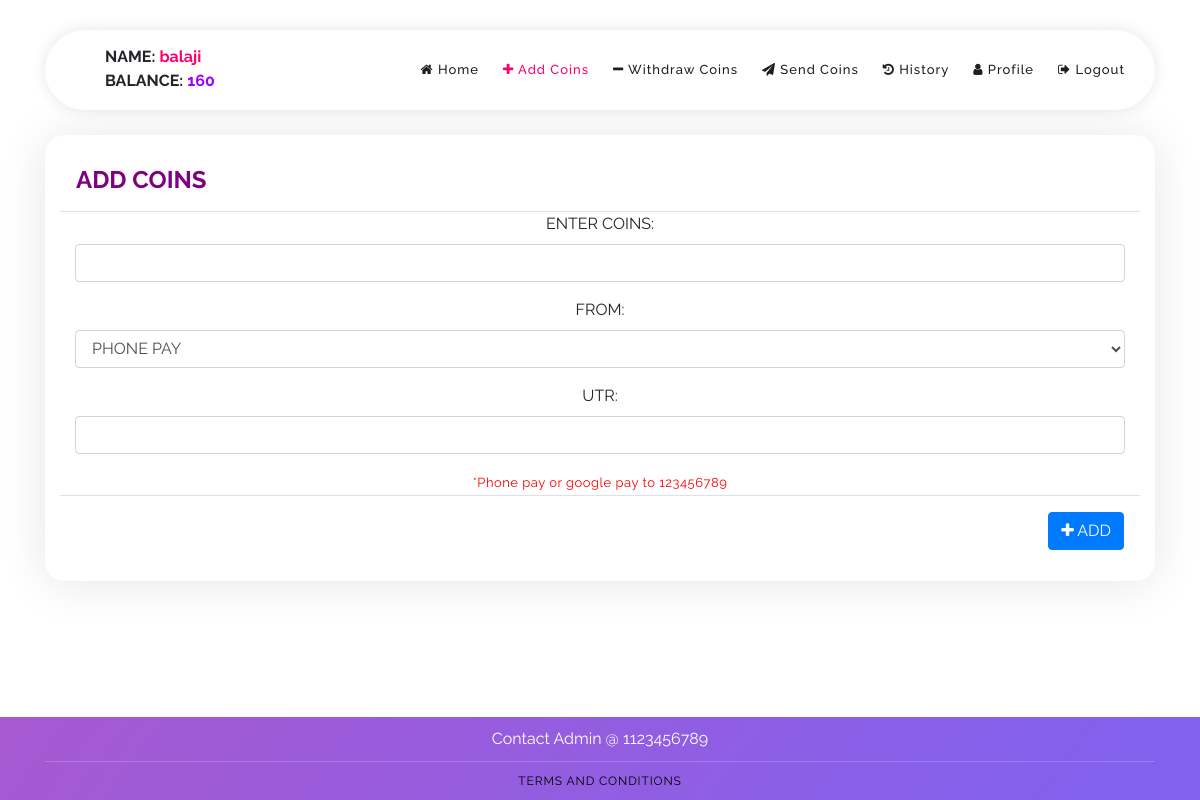
Screenshot of /add_coins_view.php (signed in) with the database file from the repository.
### tables this page shows
CREATE TABLE `users` (
  `user_id` bigint(20) NOT NULL,
  `user_password` varchar(5000) NOT NULL,
  `first_name` varchar(500) NOT NULL,
  `user_phone` bigint(20) NOT NULL,
  `user_email` varchar(100) NOT NULL,
  `user_photo` varchar(2000) NOT NULL,
  `user_status` tinyint(1) NOT NULL,
  `user_code` varchar(50) NOT NULL,
  `user_delete` tinyint(1) NOT NULL,
  `user_added_date` varchar(50) NOT NULL,
  `user_amount` float NOT NULL,
  `updated_by_id` bigint(20) NOT NULL,
  `req` tinyint(1) NOT NULL,
  `last_login` bigint(20) NOT NULL,
  `last_login_time` varchar(25) NOT NULL
);

CREATE TABLE `message` (
  `message_id` int(20) NOT NULL,
  `main` varchar(5000) NOT NULL,
  `recharge` varchar(5000) NOT NULL,
  `withdraw` varchar(5000) NOT NULL,
  `minimum_withdraw` int(11) NOT NULL,
  `minimum_stars_to_create` int(11) NOT NULL,
  `new_login` int(11) NOT NULL,
  `terms_conditions` varchar(10000) NOT NULL,
  `comission` varchar(500) NOT NULL,
  `reload` bigint(20) NOT NULL,
  `background` varchar(1000) NOT NULL,
  `logo` varchar(1000) NOT NULL,
  `video` varchar(1000) NOT NULL,
  `ipagecolor` varchar(100) NOT NULL,
  `ifontcolor` varchar(100) NOT NULL,
  `ipagefont` varchar(250) NOT NULL,
  `ibgcolor` varchar(100) NOT NULL,
  `abgcolor` varchar(100) NOT NULL,
  `pbgcolor` varchar(100) NOT NULL,
  `sbgcolor` varchar(100) NOT NULL,
  `iwinpagecolor` varchar(100) NOT NULL,
  `ipagefontsize` int(11) NOT NULL,
  `ipaymentcolor` varchar(200) NOT NULL,
  `adminphone` varchar(25) NOT NULL
);

### includes/session.php (called while the page is built, shortened)
<?php
	include 'conn.php';
	if(isset($_SESSION['ese_never'])){
		$conn = $pdo->open();
		try{
			$stmt = $conn->prepare("SELECT * FROM users WHERE user_id=:id");
			$stmt->execute(['id'=>$_SESSION['never_id']]);
			$user = $stmt->fetch();
		}
		catch(PDOException $e){
			echo "There is some problem in connection: " . $e->getMessage();
		}
	}
?>

### add_coins_view.php (the view, shortened to what this page needs)
<!DOCTYPE html>
<?php include 'includes/session.php';
    header('location: login.php'); ?>
<html lang="en">
<head>
    <link rel="stylesheet" href="bower_components/font-awesome/css/font-awesome.min.css">
    <link rel="stylesheet" type="text/css" href="assets/css/bootstrap.min.css">
    <link rel="stylesheet" href="assets/css/templatemo-softy-pinko.css">
</head>
<body>
    <header class="header-area header-sticky">
        <div class="container">
            <div class="row">
                <div class="col-12">
                    <nav class="main-nav">
                        <a class="logo">
                              <?php
                              echo "<b>NAME:</b> <b style='color:#ff006a;'>".$user['first_name'].'</b>';echo '<br>';
                              echo "<b>BALANCE:</b> <b style='color:rgb(153, 0, 255);'>".$user['user_amount'].'</b>';echo '<br>';
                            ?>
                        </a>
                        <ul class="nav">
                            <li><a href="index.php"><i class="fa fa-home" aria-hidden="true"></i> Home</a></li>
                            <li><a href="add_coins_view.php" class="active"><i class="fa fa-plus" aria-hidden="true"></i> Add Coins</a></li>
                            <li><a href="withdraw_coins_view.php"><i class="fa fa-minus" aria-hidden="true"></i> Withdraw Coins</a></li>
                            <li><a href="send_coins_view.php"><i class="fa fa-paper-plane" aria-hidden="true"></i> Send Coins</a></li>
                            <li><a href="history_view.php"><i class="fa fa-history" aria-hidden="true"></i> History</a></li>
                            <li><a href="profile.php"><i class="fa fa-user" aria-hidden="true"></i> Profile</a></li>
                            <li><a href="logout.php"><i class="fa fa-sign-out" aria-hidden="true"></i> Logout</a></li>
                        </ul>
                    </nav>
                </div>
            </div>
        </div>
    </header>
    <section class="section home-feature">
        <div class="container">
            <div class="row">
                <div class="col-lg-12">
                    <div class="row">
                        <div class="col-lg-12 col-md-6 col-sm-6 col-12" data-scroll-reveal="enter bottom move 50px over 0.6s after 0.2s">
                            <div class="features-small-item">
                                <div class="modal-header">
                                    <h4 style="color: purple;"><b>ADD COINS </b></h4>
                                </div>
                       <form class="form-horizontal" method="POST" action="add_coins.php" autocomplete="off">
                                    <div class="form-group ">
                                        <label for="coin" class="col-sm-3 control-label ">ENTER COINS: </label>
                                        <div class="col-sm-12">
                                            <input class="form-control" type="number" name="coin" id="coin" required>
                                        </div>
                                    </div>
                                    <div class="form-group">
                                        <label for="type" class="col-sm-3 control-label">FROM: </label>
                                        <div class="col-sm-12">
                                            <select name="type" class="form-control" required>
                                                <option value="PHONE PAY">PHONE PAY</option>
                                            </select>
                                        </div>
                                    </div>
                                    <div class="form-group">
                                        <label for="utr" class="col-sm-3 control-label">UTR: </label>
                                        <div class="col-sm-12">
                                            <input class="form-control" type="text" name="utr" id="utr" minlength="12" maxlength="12" required>
                                        </div>
                                    </div>
                                    <p style="color: red;">*<?php
                                        $conn = $pdo->open();
                                        $stmt = $conn->prepare("SELECT recharge FROM message");
                                        $stmt->execute();
                                        foreach ($stmt as $row)
                                            if (!empty($row['recharge']))
                                            echo $row['recharge'];?></p>
                                    <div class="modal-footer">
                                        <button type="submit" class="btn btn-primary btn-flat" name="add"><i class="fa fa-plus"></i> ADD</button>
                                    </div>
                                </form>
                            </div>
                        </div>
                    </div>
                </div>
            </div>
        </div>
    </section>
    <footer>
        <div class="container">
            <div class="row">
                <div class="col-lg-12 col-md-12 col-sm-12">
                    <ul class="social">
                        <p style="color:white;">Contact Admin @ <?php
                                        $conn = $pdo->open();
                                        $stmt = $conn->prepare("SELECT adminphone FROM message");
                                        $stmt->execute();
                                        foreach ($stmt as $row)
                                            if (!empty($row['adminphone']))
                                            echo $row['adminphone'];?></p>
                    </ul>
                </div>
            </div>
            <div class="row">
                <div class="col-lg-12">
                    <p class="copyright"><a style="color:black;" href="terms_and_conditions.php">Terms And Conditions</a></p>
                </div>
            </div>
        </div>
    </footer>
</body>
</html>

### assets/css/templatemo-softy-pinko.css (style rules this page uses)
html, body, div, span, applet, object, iframe, h1, h2, h3, h4, h5, h6, p, blockquote, div pre, a, abbr, acronym, address, big, cite, code, del, dfn, em, font, img, ins, kbd, q, s, samp, small, strike, strong, sub, sup, tt, var, b, u, i, center, dl, dt, dd, ol, ul, li, figure, header, nav, section, article, aside, footer, figcaption { margin: 0; padding: 0; border: 0; outline: 0; }
ul, li { padding: 0; margin: 0; list-style: none; }
header, nav, section, article, aside, footer, hgroup { display: block; }
* { box-sizing: border-box; }
html, body { font-family: "Raleway", sans-serif; font-weight: 400; background-color: #fff; font-size: 16px; -ms-text-size-adjust: 100%; -webkit-font-smoothing: antialiased; -moz-osx-font-smoothing: grayscale; }
a { text-decoration: none !important; }
h1, h2, h3, h4, h5, h6 { margin-top: 0px; margin-bottom: 0px; }
ul { margin-bottom: 0px; }
html, body { background: #fff; font-family: "Raleway", sans-serif; }
.section { position: relative; padding-top: 100px; padding-bottom: 80px; }
.header-area { position: fixed; top: 30px; left: 0px; right: 0px; z-index: 100; height: 100px; -webkit-transition: all 0.3s ease 0s; -moz-transition: all 0.3s ease 0s; -o-transition: all 0.3s ease 0s; transition: all 0.3s ease 0s; }
.header-area .main-nav { box-shadow: 0px 0px 15px rgba(0,0,0,0.1); border-radius: 40px; min-height: 80px; background: #fff; }
.header-area .main-nav .logo { float: left; margin-top: 37px; -webkit-transition: all 0.3s ease 0s; -moz-transition: all 0.3s ease 0s; -o-transition: all 0.3s ease 0s; transition: all 0.3s ease 0s; margin-left: 60px; }
.header-area .main-nav .nav { float: right; margin-top: 27px; margin-left: 0px; margin-right: 30px; -webkit-transition: all 0.3s ease 0s; -moz-transition: all 0.3s ease 0s; -o-transition: all 0.3s ease 0s; transition: all 0.3s ease 0s; position: relative; z-index: 999; }
.header-area .main-nav .nav li { padding-left: 20px; padding-right: 20px; }
.header-area .main-nav .nav li:last-child { padding-right: 0px; }
.header-area .main-nav .nav li a { display: block; font-weight: 500; font-size: 13px; color: #fff; -webkit-transition: all 0.3s ease 0s; -moz-transition: all 0.3s ease 0s; -o-transition: all 0.3s ease 0s; transition: all 0.3s ease 0s; height: 40px; line-height: 40px; border: transparent; letter-spacing: 1px; }
.header-area.header-sticky { min-height: 80px; }
.header-area.header-sticky .logo { margin-top: 15px; }
.header-area.header-sticky .nav { margin-top: 20px !important; }
.header-area.header-sticky .nav li a { color: #1e1e1e; }
.header-area.header-sticky .nav li a.active { color: #ff006a; }
@media (max-width: 1200px) { .header-area .main-nav .nav li { padding-left: 12px; padding-right: 12px; } }
@media (max-width: 1200px) { .header-area .main-nav:before { display: none; } }
@media (min-width: 992px) { .header-area .main-nav .nav { display: flex !important; } }
.features-small-item { cursor: pointer; display: block; background: #FFFFFF; box-shadow: 0 2px 48px 0 rgba(0, 0, 0, 0.10); -webkit-border-radius: 20px; -moz-border-radius: 20px; border-radius: 20px; padding: 15px; text-align: center; -webkit-transition: all 0.3s ease 0s; -moz-transition: all 0.3s ease 0s; -o-transition: all 0.3s ease 0s; transition: all 0.3s ease 0s; position: relative; margin-bottom: 30px; }
.features-small-item p { font-weight: 400; font-size: 13px; color: #777; letter-spacing: 0.5px; line-height: 25px; position: relative; z-index: 2; }
.home-feature { padding-top: 135px; padding-bottom: 5px; z-index: 9; }
footer { background-image: linear-gradient(127deg, #a759d1 0%, #8261ee 91%); position: fixed; bottom: 0; width: 100%; display: flex; }
footer .social { overflow: hidden; margin-top: 10px; text-align: center; }
footer .copyright { text-align: center; border-top: 1px solid rgba(250,250,250,0.2); margin-top: 10px; padding-top: 10px; padding-bottom: 10px; font-weight: 400; font-size: 12px; color: #fff; letter-spacing: 0.88px; text-transform: uppercase; }

### rows the page displays
users: first_name "balaji", user_amount "160"
message: recharge "Phone pay or google pay to 123456789", adminphone "1123456789"
